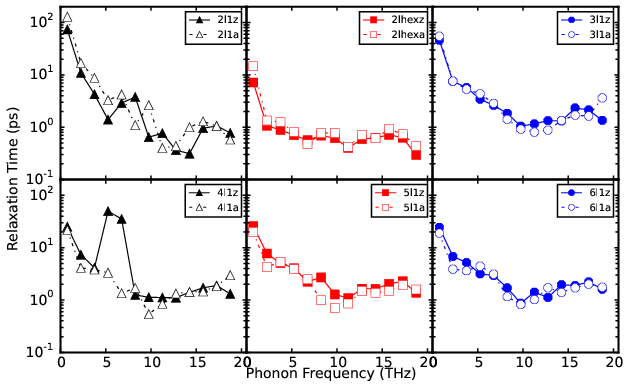

Recreate this plot in Python.
# -*- coding: utf-8 -*-
# @Author: YangZhou
# @Date:   2017-06-16 18:34:55
# @Last Modified by:   YangZhou
# @Last Modified time: 2017-10-29 18:25:16


from aces.graph import fig, setLegend, pl
import numpy as np
from aces.algorithm.kpoints import filter_along_direction as fad
from aces.io.shengbte import get_qpoints_full as gqf, get_tau, get_omega
from aces.f import binmeanx
markers = ['^', 's', "8"]
colors = "k,r,b,g,purple".split(',')
import matplotlib
matplotlib.rcParams['ytick.minor.width'] = 1.5
matplotlib.rcParams['ytick.minor.size'] = 3
with fig('tau.eps'):
    fi, axes = pl.subplots(2, 3, sharex=True, sharey=True, figsize=(10, 6))
    for j in range(2):
        if j == 0:
            vs = "2l1,2lhex,3l1".split(',')
        if j == 1:
            vs = "4l1,5l1,6l1".split(',')
        for i, v in enumerate(vs):
            for s in ['z', 'a']:
                ax = axes[j, i]
                dir = "%s/0/SHENG" % v
                if v == "2l1":
                    dir = "2l1/0/sheng.1"
                qpoints_full, idx = gqf(dir)
                omega = get_omega(dir)
                tau = get_tau(dir)
                tau_full = tau[idx]
                omega_full = omega[idx]
                dth = np.pi / 10

                if s == "z":
                    phi = 0.0
                else:
                    phi = np.pi / 2.0
                fil = fad(qpoints_full, phi, dth)
                q = np.c_[
                    omega_full[fil].flatten(),
                    tau_full[fil].flatten()]
                q = np.nan_to_num(q)

                x, y = binmeanx(q, [0.0, 20.0], dx=1.5)
                mfc = [colors[i], 'w'][s == 'a']
                ls = ['-', '-.'][s == 'a']
                ax.semilogy(
                    x,
                    y,
                    ls=ls,
                    marker=markers[i],
                    markersize=9,
                    markeredgecolor=colors[i],
                    markerfacecolor=mfc,
                    color=colors[i],
                    label=v + s)
                ax.set_xlim([0, 20.55])
                ax.set_ylim([1e-1, 2e2])
                setLegend(ax, fontsize=10)
    fi.text(0.5, 0.04, 'Phonon Frequency (THz)', ha='center')
    fi.text(
        0.05, 0.5, 'Relaxation Time (ps)', va='center', rotation='vertical')
    fi.subplots_adjust(
        left=None, bottom=None, right=None, top=None, wspace=0, hspace=0)
